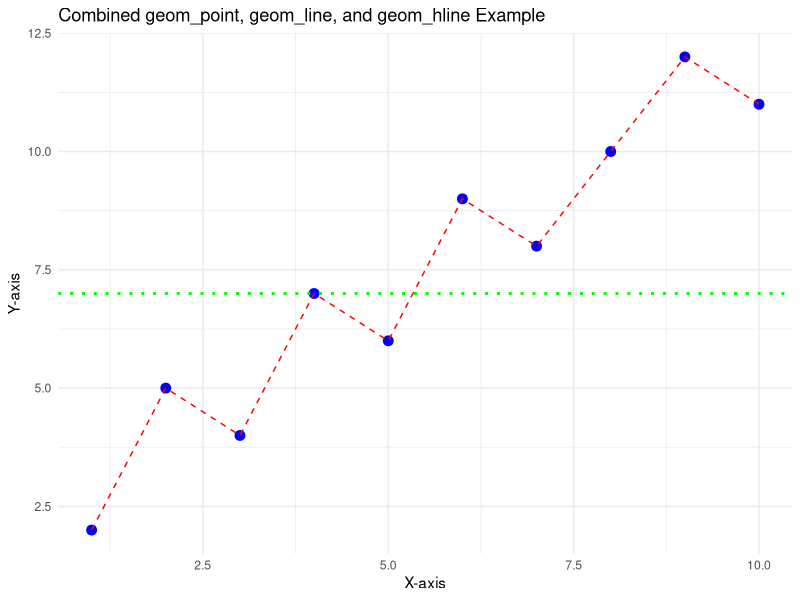

Write the R code that produced this figure.
#Demonstrate the combined usage of geom_point, geom_line, and geom_hline in a single ggplot.
library(ggplot2)
df <- data.frame(
  x = 1:10,
  y = c(2, 5, 4, 7, 6, 9, 8, 10, 12, 11)
)
ggplot(df, aes(x = x, y = y)) +
  geom_point(color = "blue", size = 3) +  
  geom_line(color = "red", linetype = "dashed") +  
  geom_hline(yintercept = 7, color = "green", linetype = "dotted", size = 1) + 
  theme_minimal() +
  labs(title = "Combined geom_point, geom_line, and geom_hline Example",
       x = "X-axis", y = "Y-axis")
